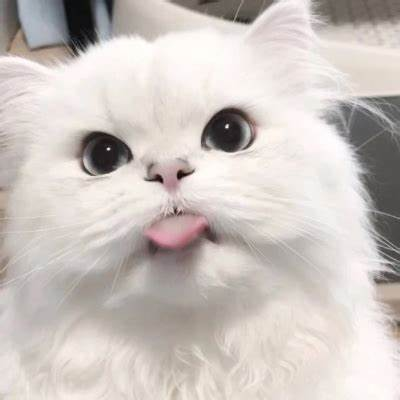
#> input picture data/video/cat.jpg, 400 x 400 px
$ jupyter execute --allow-errors '运算.ipynb'
#> lines starting #> are read from the running program, lines starting #| are printed output that depends on the picture
[cell 1]
import cv2
def cv2_show(im):
    cv2.namedWindow('image',cv2.WINDOW_NORMAL)
    cv2.imshow('image',im)
    cv2.waitKey(0)
    cv2.destroyAllWindows()

np广播机制，int8上限255，溢出取余

[cell 2]
cat=cv2.imread('../data/video/cat.jpg')
#> cat is the input picture: shape (400, 400, 3); mean B, G, R 191.4, 195.7, 203.5
cat_2=cat+100
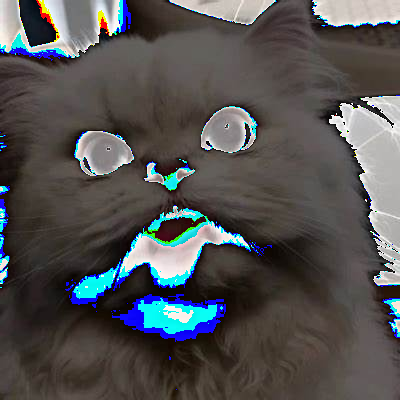
#> cat_2: shape (400, 400, 3); mean B, G, R 82.4, 81.9, 82.1
cat[:5,:5,0],cat_2[:5,:5,0]

cv2.add上限取255

[cell 3]
cv2.add(cat,cat_2)[:5,:5,0],(cat+cat_2)[:5,:5,0]

[cell 4]
cv2_show(cat)

padding

[cell 5]
top,bottom,left,right=(50,50,50,50)
replicate=cv2.copyMakeBorder(cat,top,bottom,left,right,cv2.BORDER_REPLICATE)
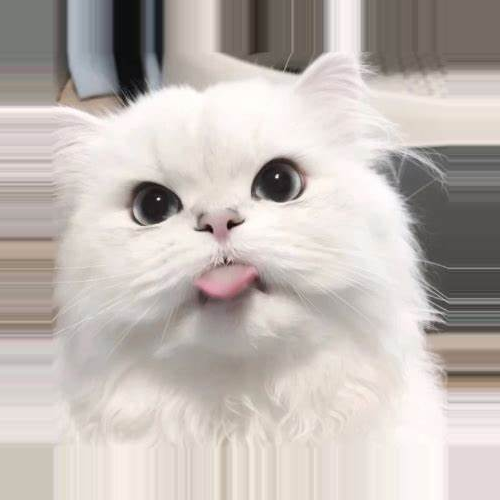
#> replicate: shape (500, 500, 3); mean B, G, R 180.3, 184.8, 192.6
reflect=cv2.copyMakeBorder(cat,top,bottom,left,right,cv2.BORDER_REFLECT)
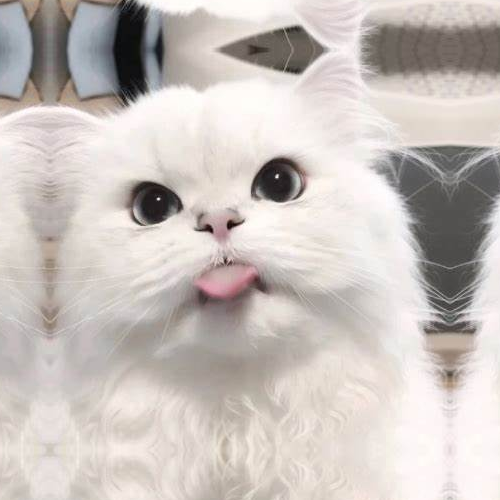
#> reflect: shape (500, 500, 3); mean B, G, R 189, 193.1, 200.7
reflect101=cv2.copyMakeBorder(cat,top,bottom,left,right,cv2.BORDER_REFLECT_101)
wrap=cv2.copyMakeBorder(cat,top,bottom,left,right,cv2.BORDER_WRAP)
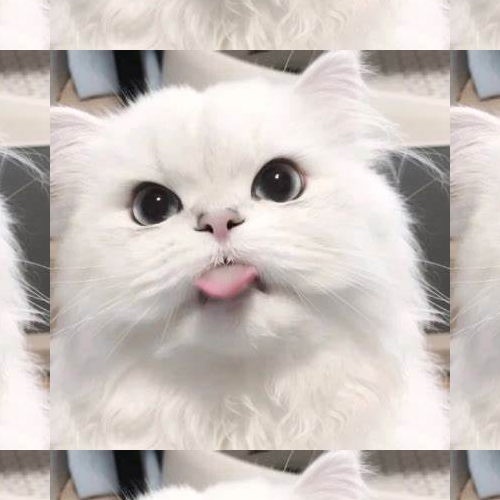
#> wrap: shape (500, 500, 3); mean B, G, R 189, 193.1, 200.7
constant=cv2.copyMakeBorder(cat,top,bottom,left,right,cv2.BORDER_CONSTANT,value=(0,0,0))
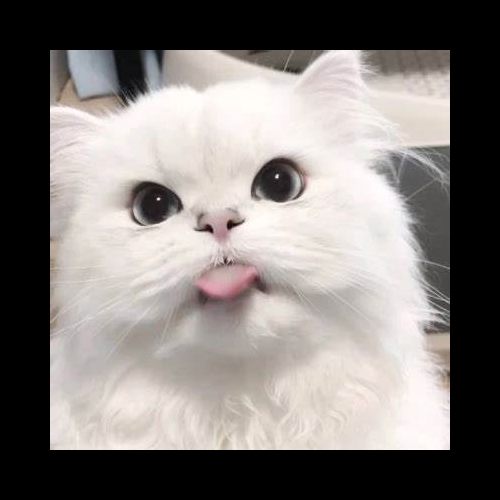
#> constant: shape (500, 500, 3); mean B, G, R 122.5, 125.2, 130.3
operation=[cat,reflect,reflect101,reflect,wrap,constant]
title=['cat','replicate','reflect','reflect101','wrap','constant']
